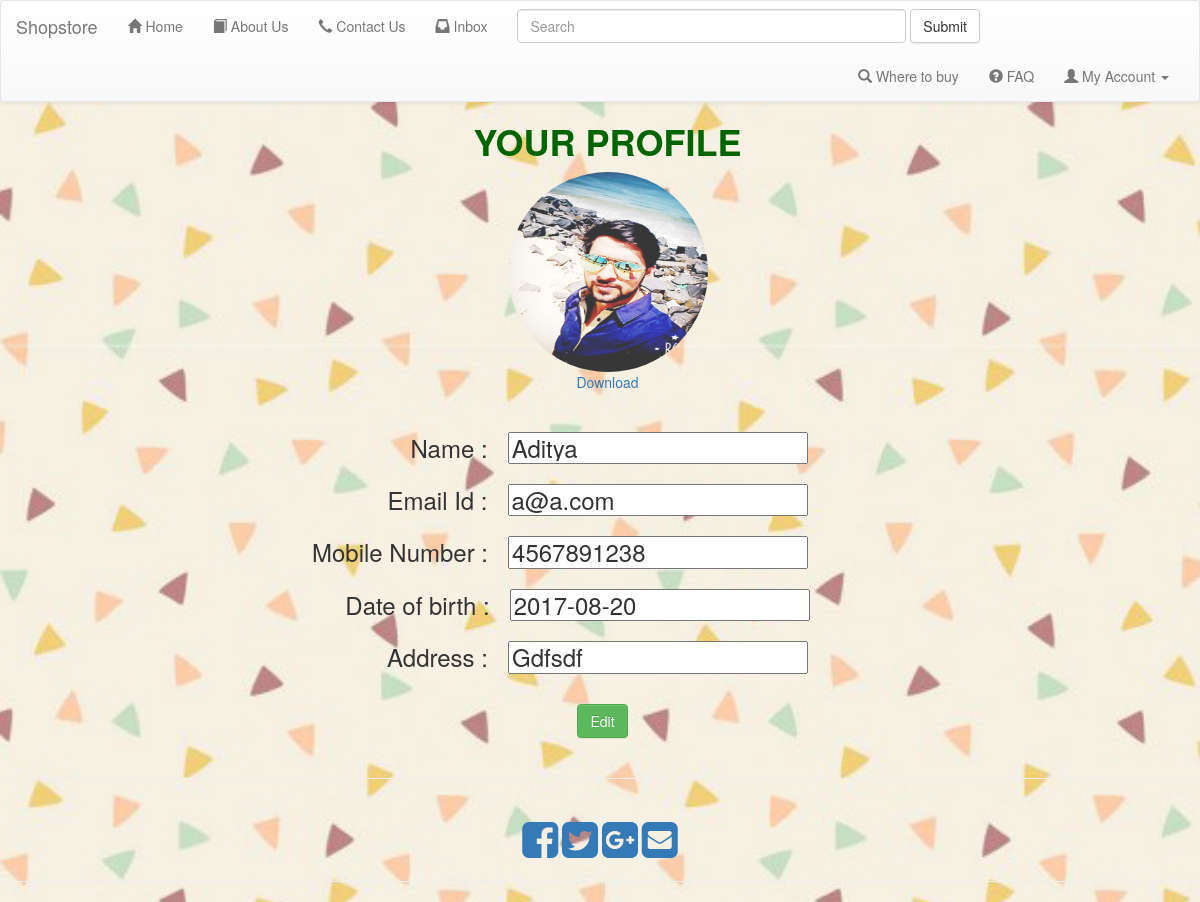
Page /Shopstore/index.php?p=profile (signed in) on the committed database.
### tables this page shows
CREATE TABLE `user` (
  `id` int(11) NOT NULL AUTO_INCREMENT,
  `name` varchar(50) DEFAULT NULL,
  `emailid` varchar(50) DEFAULT NULL,
  `password` varchar(50) DEFAULT NULL,
  `mobilenumber` varchar(50) DEFAULT NULL,
  `dob` varchar(50) DEFAULT NULL,
  `address` varchar(500) DEFAULT NULL,
  `photo` varchar(100) DEFAULT NULL,
  PRIMARY KEY (`id`)
);

### Shopstore/resource.php (called while the page is built, shortened)
<?php
include_once 'dbfunction.php';
include_once 'engine.php';

### Shopstore/index.php (called while the page is built, shortened)
<?php
include_once 'header.php';
include_once 'resource.php';
include_once 'footer.php';
?>

### Shopstore/dbfunction.php (called while the page is built, shortened)
<?php
function getUserById(){
    $id=$_SESSION['id'];
    $con = getConnection() ;
    $stmt = $con->prepare("select * from user where id = ? ") or
            die(mysqli_error($con));
     $stmt->bind_param("i", $id);
    $id = $id;
        $stmt->bind_result($id,$name,$emailid ,$password, $address ,$mobilenumber, $dob , $photo);
    $stmt->execute();
        $ar =[] ;
        while($stmt->fetch()){
         $ar[] = $id;
         $ar[] = $name;
         $ar[] = $emailid;
        $ar[] =  $password;
         $ar[] = $address;
         $ar[] = $mobilenumber;
         $ar[] = $dob;
         $ar[] = $photo;
        }
         return $ar ;
}

### Shopstore/profile.php (the view, shortened to what this page needs)
<div style="padding-left: 15px;">
<div id ="profile"> <h1 class="text-center" style="color:darkgreen"><strong>YOUR PROFILE</strong></h1>
<?php
$br= getUserById();
           echo "<center>";
           echo "<img src='$br[7]' height='200' width='200' class='img-circle' /> <br>";
           echo "<a href='download.php?p=$br[7]'>Download</a>";
?>
</div></div>
<br> <div style="padding-right: 80px;">
        <div style="padding-left: 98px;"> <h3 class="text-center"  >Name : &nbsp;
                <input type="text" name="name" readonly
                       value="<?php echo $br[1];?>" /> </h3> </div>
        <div style="padding-left: 75px;"> <h3 class="text-center" >Email Id : &nbsp;
                <input type="text" name="emailid" readonly
                       value="<?php echo $br[2];?>" /> </h3> </div>
        <div style="padding-right: 0px;"> <h3 class="text-center" >Mobile Number : &nbsp;
                <input type="text" name="mobilenumber" readonly
                       value="<?php echo $br[4];?>" /> </h3> </div>
        <div style="padding-left: 35px;"> <h3 class="text-center" >Date of birth : &nbsp;
                <input type="text" name="dob" readonly
                       value="<?php echo $br[5];?>" /> </h3> </div>
        <div style="padding-left: 75px;"> <h3 class="text-center" >Address : &nbsp;
                <input type="text" name="address" readonly
                       value="<?php echo $br[6];?>" /> </h3> </div>
<br> <div style="padding-left: 85px;">
<?php echo "<center><a href='index.php?p=edit&eid=".$br[0]."'><button type='button' class='btn btn-success'>Edit</button><a></center>"; ?>
</div> </div>

### Shopstore/header.php (style rules this page uses)
body { background: url(a.jpg) no-repeat center center fixed; -webkit-background-size: cover; }

### rows in the picture
user: photo (picture), name "Aditya", emailid "a@a.com", mobilenumber "4567891238", dob "2017-08-20", address "Gdfsdf"
